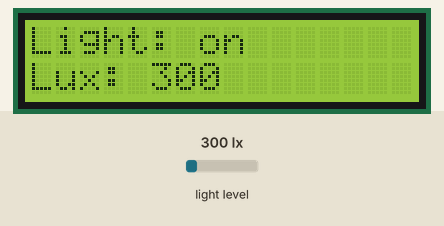
A program run on a simulated Raspberry Pi (BCM pin numbers). Shown: 16×2 character LCD. Inputs (shaded band) come from the test bench; at power-on: light level 300 lx.

Above: at 1.4 s.
1.5 s: light level set to 33 lx
At 2.0 s:
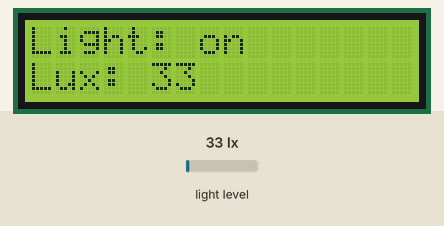
3.2 s: light level set to 28 lx
At 5.1 s:
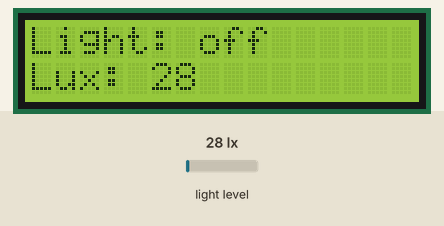
5.6 s: light level set to 40 lx
At 7.1 s:
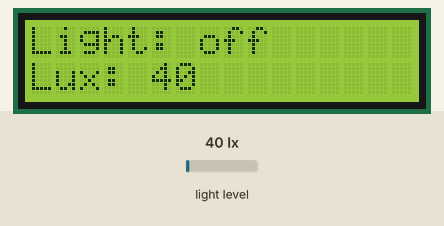
Timing chart, 0 to 8.6 s (numbered marks = the images above; inputs shaded):
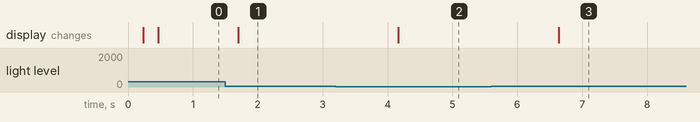

The program:

main.py
```python
from time import sleep
from RPLCD.i2c import CharLCD
from bh1750_smbus import BH1750

sensor = BH1750()
lcd = CharLCD('PCF8574', 0x27, cols=16, rows=2)

state = "off"
last_lux = None

while True:
    lux = sensor.read_lux()

    if last_lux is None:
        last_lux = lux

    if lux > 50 and state == "off":
        state = "on"

    if lux < 30 and state == "on":
        state = "off"

    lcd.clear()
    lcd.write_string(f"Light: {state}")
    lcd.cursor_pos = (1, 0)
    lcd.write_string(f"Lux: {int(lux)}")

    last_lux = lux
    sleep(1)
```

bh1750_smbus.py
```python
from smbus2 import SMBus
import time
class BH1750:
	def __init__(self,bus_number=1,addr=0x23):
		self.bus = SMBus(bus_number)
		self.addr = addr
		self.POWER_ON = 0x01
		self.RESET = 0x07
		self.CONT_HIRES_MODE = 0x10
		self.bus.write_byte(self.addr, self.POWER_ON)
		time.sleep(0.1)
		self.bus.write_byte(self.addr, self.RESET)
		time.sleep(0.1)

	def read_lux(self):
		self.bus.write_byte(self.addr,self.CONT_HIRES_MODE)
		time.sleep(0.2)
		data = self.bus.read_i2c_block_data(self.addr, self.CONT_HIRES_MODE, 2)
		lux = (data[0] << 8 | data[1]) / 1.2
		return lux
```

Measured:
- the behaviour switches between 30 and 29 lx on light level (found by bisection; images 1 and 2)
- after the input at 1.5 s, the display: changes after 0.20 s (image 1)
- after the input at 3.2 s, the display: changes after 0.97 s (image 2)
- after the input at 5.6 s, the display: changes after 1.0 s (image 3)
